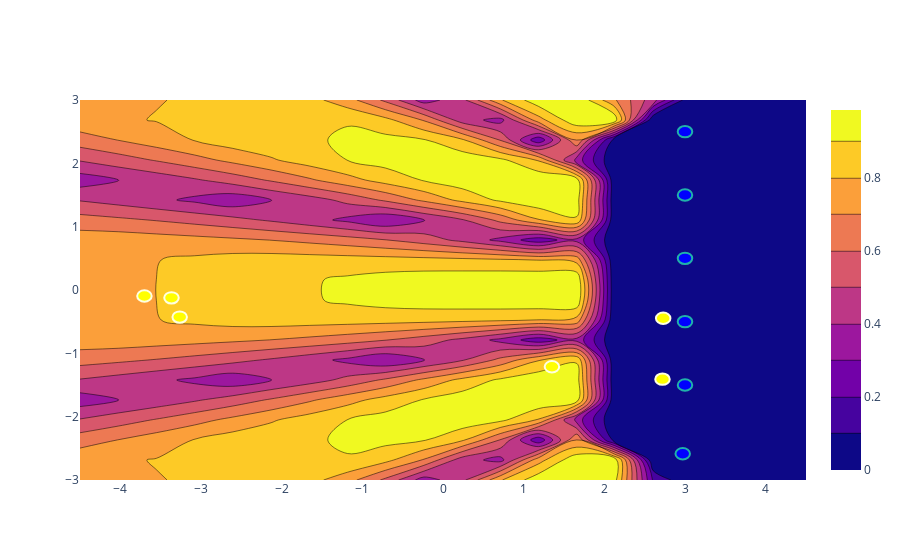

The code cell stored with this chart in its notebook:
### Code cell
x_s, y_s, grid_of_passes = sampleGridOfPasses(20, 20, 1)
costs = []

for row in grid_of_passes:
    cost_row = []
    for p in row:
        cost_row.append(cf.ratePassShootScore(DIV_B_FIELD, blue_team, p))
    costs.append(cost_row)

fig = go.Figure(data=[go.Contour(z=np.array(costs).transpose(), x=x_s, y=y_s),])
drawRobotsOnFig(fig, blue_locations, yellow_locations)


fig.show()

### Figure 1 — Plotly figure (JSON) as saved in the notebook; plotly's stock layout.template omitted (floating-point values rounded to 4 significant figures; data arrays with more than 128 entries replaced by an {"elided": "..."} marker saying what was removed)
{"data": [{"type": "contour", "x": [-4.5, -4.026, -3.553, -3.079, -2.605, -2.132, -1.658, -1.184, -0.7105, -0.2368, 0.2368, 0.7105, 1.184, 1.658, 2.132, 2.605, 3.079, 3.553, 4.026, 4.5], "y": [-3, -2.684, -2.368, -2.053, -1.737, -1.421, -1.105, -0.7895, -0.4737, -0.1579, 0.1579, 0.4737, 0.7895, 1.105, 1.421, 1.737, 2.053, 2.368, 2.684, 3], "z": {"elided": "20x20 float values"}}], "layout": {"shapes": [{"fillcolor": "Blue", "line": {"color": "LightSeaGreen"}, "type": "circle", "x0": 2.91, "x1": 3.09, "xref": "x", "y0": 2.41, "y1": 2.59, "yref": "y"}, {"fillcolor": "Blue", "line": {"color": "LightSeaGreen"}, "type": "circle", "x0": 2.91, "x1": 3.09, "xref": "x", "y0": 1.41, "y1": 1.59, "yref": "y"}, {"fillcolor": "Blue", "line": {"color": "LightSeaGreen"}, "type": "circle", "x0": 2.91, "x1": 3.09, "xref": "x", "y0": 0.41, "y1": 0.59, "yref": "y"}, {"fillcolor": "Blue", "line": {"color": "LightSeaGreen"}, "type": "circle", "x0": 2.91, "x1": 3.09, "xref": "x", "y0": -0.59, "y1": -0.41, "yref": "y"}, {"fillcolor": "Blue", "line": {"color": "LightSeaGreen"}, "type": "circle", "x0": 2.91, "x1": 3.09, "xref": "x", "y0": -1.59, "y1": -1.41, "yref": "y"}, {"fillcolor": "Blue", "line": {"color": "LightSeaGreen"}, "type": "circle", "x0": 2.882, "x1": 3.062, "xref": "x", "y0": -2.676, "y1": -2.496, "yref": "y"}, {"fillcolor": "Yellow", "line": {"color": "LightYellow"}, "type": "circle", "x0": -3.791, "x1": -3.611, "xref": "x", "y0": -0.1855, "y1": -0.005524, "yref": "y"}, {"fillcolor": "Yellow", "line": {"color": "LightYellow"}, "type": "circle", "x0": 2.64, "x1": 2.82, "xref": "x", "y0": -0.5352, "y1": -0.3552, "yref": "y"}, {"fillcolor": "Yellow", "line": {"color": "LightYellow"}, "type": "circle", "x0": 2.631, "x1": 2.811, "xref": "x", "y0": -1.498, "y1": -1.318, "yref": "y"}, {"fillcolor": "Yellow", "line": {"color": "LightYellow"}, "type": "circle", "x0": -3.456, "x1": -3.276, "xref": "x", "y0": -0.2142, "y1": -0.03416, "yref": "y"}, {"fillcolor": "Yellow", "line": {"color": "LightYellow"}, "type": "circle", "x0": 1.26, "x1": 1.44, "xref": "x", "y0": -1.302, "y1": -1.122, "yref": "y"}, {"fillcolor": "Yellow", "line": {"color": "LightYellow"}, "type": "circle", "x0": -3.354, "x1": -3.174, "xref": "x", "y0": -0.5179, "y1": -0.3379, "yref": "y"}]}}
